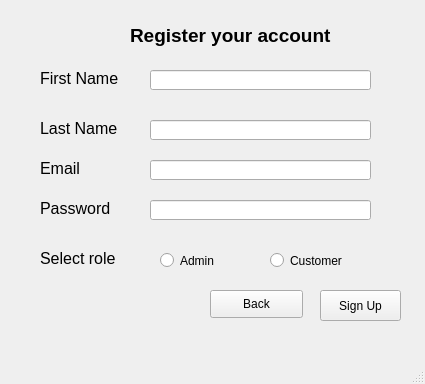
<?xml version="1.0" encoding="UTF-8"?>
<ui version="4.0">
 <class>MainWindow</class>
 <widget class="QMainWindow" name="MainWindow">
  <property name="geometry">
   <rect>
    <x>0</x>
    <y>0</y>
    <width>425</width>
    <height>384</height>
   </rect>
  </property>
  <property name="windowTitle">
   <string>MainWindow</string>
  </property>
  <widget class="QWidget" name="centralwidget">
   <widget class="QLabel" name="label">
    <property name="geometry">
     <rect>
      <x>130</x>
      <y>20</y>
      <width>271</width>
      <height>31</height>
     </rect>
    </property>
    <property name="font">
     <font>
      <pointsize>14</pointsize>
      <weight>75</weight>
      <bold>true</bold>
     </font>
    </property>
    <property name="text">
     <string>Register your account</string>
    </property>
   </widget>
   <widget class="QLabel" name="label_2">
    <property name="geometry">
     <rect>
      <x>40</x>
      <y>70</y>
      <width>101</width>
      <height>16</height>
     </rect>
    </property>
    <property name="font">
     <font>
      <pointsize>12</pointsize>
     </font>
    </property>
    <property name="text">
     <string>First Name</string>
    </property>
   </widget>
   <widget class="QLabel" name="label_3">
    <property name="geometry">
     <rect>
      <x>40</x>
      <y>120</y>
      <width>101</width>
      <height>16</height>
     </rect>
    </property>
    <property name="font">
     <font>
      <pointsize>12</pointsize>
     </font>
    </property>
    <property name="text">
     <string>Last Name</string>
    </property>
   </widget>
   <widget class="QLabel" name="label_4">
    <property name="geometry">
     <rect>
      <x>40</x>
      <y>160</y>
      <width>101</width>
      <height>16</height>
     </rect>
    </property>
    <property name="font">
     <font>
      <pointsize>12</pointsize>
     </font>
    </property>
    <property name="text">
     <string>Email</string>
    </property>
   </widget>
   <widget class="QLabel" name="label_5">
    <property name="geometry">
     <rect>
      <x>40</x>
      <y>200</y>
      <width>121</width>
      <height>16</height>
     </rect>
    </property>
    <property name="font">
     <font>
      <pointsize>12</pointsize>
     </font>
    </property>
    <property name="text">
     <string>Password</string>
    </property>
   </widget>
   <widget class="QPushButton" name="pushButton">
    <property name="geometry">
     <rect>
      <x>320</x>
      <y>290</y>
      <width>81</width>
      <height>31</height>
     </rect>
    </property>
    <property name="text">
     <string>Sign Up</string>
    </property>
   </widget>
   <widget class="QLabel" name="label_6">
    <property name="geometry">
     <rect>
      <x>40</x>
      <y>250</y>
      <width>111</width>
      <height>16</height>
     </rect>
    </property>
    <property name="font">
     <font>
      <pointsize>12</pointsize>
     </font>
    </property>
    <property name="text">
     <string>Select role</string>
    </property>
   </widget>
   <widget class="QRadioButton" name="radioButton">
    <property name="geometry">
     <rect>
      <x>160</x>
      <y>250</y>
      <width>71</width>
      <height>21</height>
     </rect>
    </property>
    <property name="text">
     <string>Admin</string>
    </property>
   </widget>
   <widget class="QRadioButton" name="radioButton_2">
    <property name="geometry">
     <rect>
      <x>270</x>
      <y>250</y>
      <width>81</width>
      <height>21</height>
     </rect>
    </property>
    <property name="text">
     <string>Customer</string>
    </property>
    <property name="checkable">
     <bool>true</bool>
    </property>
    <property name="checked">
     <bool>false</bool>
    </property>
   </widget>
   <widget class="QLineEdit" name="lineEdit">
    <property name="geometry">
     <rect>
      <x>150</x>
      <y>70</y>
      <width>221</width>
      <height>20</height>
     </rect>
    </property>
    <property name="text">
     <string/>
    </property>
   </widget>
   <widget class="QLineEdit" name="lineEdit_2">
    <property name="geometry">
     <rect>
      <x>150</x>
      <y>120</y>
      <width>221</width>
      <height>20</height>
     </rect>
    </property>
    <property name="text">
     <string/>
    </property>
   </widget>
   <widget class="QLineEdit" name="lineEdit_3">
    <property name="geometry">
     <rect>
      <x>150</x>
      <y>160</y>
      <width>221</width>
      <height>20</height>
     </rect>
    </property>
    <property name="text">
     <string/>
    </property>
   </widget>
   <widget class="QLineEdit" name="lineEdit_4">
    <property name="geometry">
     <rect>
      <x>150</x>
      <y>200</y>
      <width>221</width>
      <height>20</height>
     </rect>
    </property>
    <property name="text">
     <string/>
    </property>
   </widget>
   <widget class="QPushButton" name="pushButton_2">
    <property name="geometry">
     <rect>
      <x>210</x>
      <y>290</y>
      <width>93</width>
      <height>28</height>
     </rect>
    </property>
    <property name="text">
     <string>Back</string>
    </property>
   </widget>
  </widget>
  <widget class="QMenuBar" name="menubar">
   <property name="geometry">
    <rect>
     <x>0</x>
     <y>0</y>
     <width>425</width>
     <height>26</height>
    </rect>
   </property>
  </widget>
  <widget class="QStatusBar" name="statusbar"/>
 </widget>
 <resources/>
 <connections/>
</ui>
